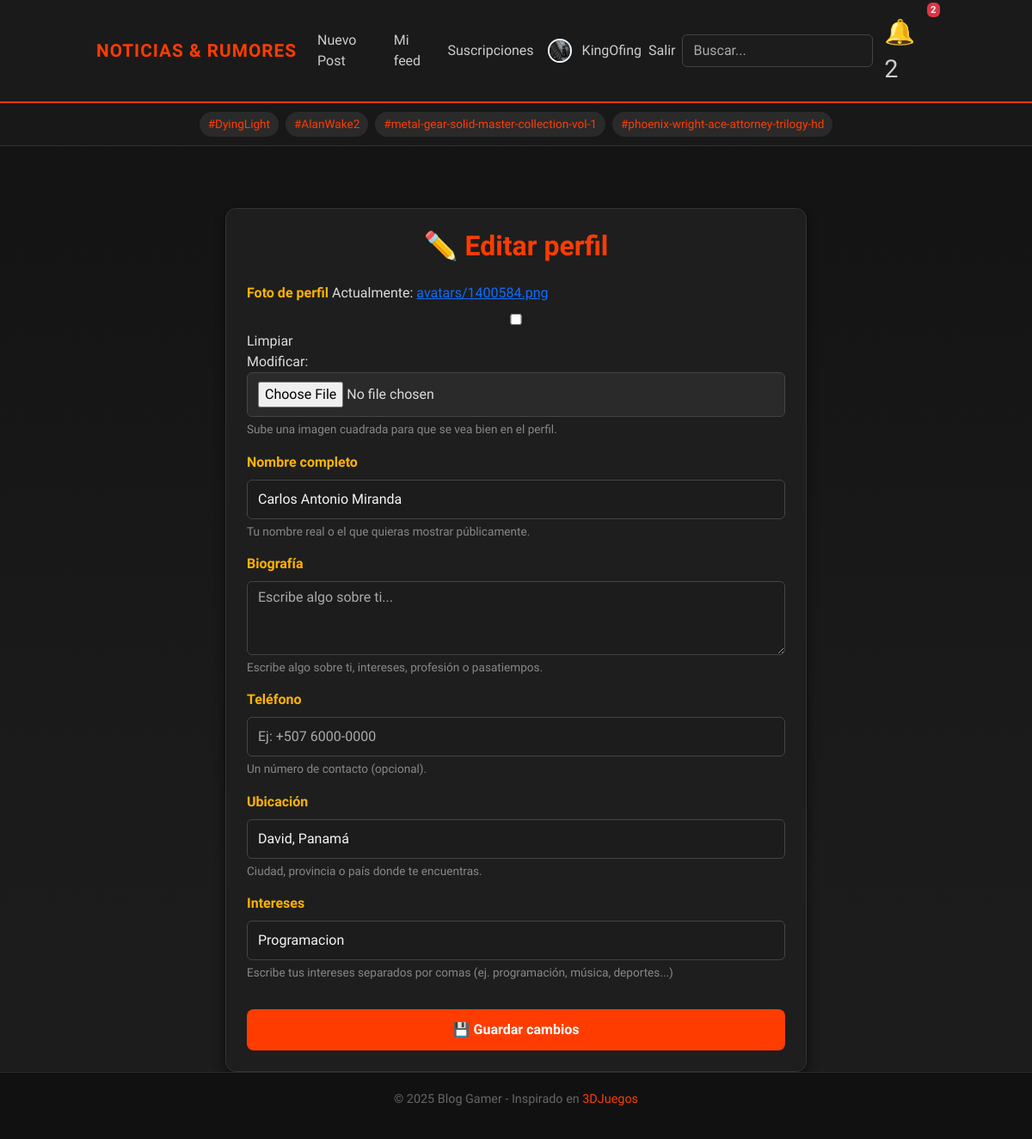
Screenshot of /perfil/editar/ (signed in) with the database file from the repository.
### blog/models.py (models this page shows, shortened)
class Profile(models.Model):
    user = models.OneToOneField(User, on_delete=models.CASCADE, related_name='profile')
    avatar = models.ImageField(upload_to='avatars/', blank=True, null=True)
    bio = models.TextField(blank=True, verbose_name="Biografía")
    name = models.CharField(
        max_length=100, blank=True, null=True,
        verbose_name="Nombre completo",
        help_text="Tu nombre real o el que quieras mostrar públicamente."
    )
    phone = models.CharField(
        max_length=20, blank=True, null=True,
        verbose_name="Teléfono",
        help_text="Número de contacto (opcional)."
    )
    location = models.CharField(
        max_length=100, blank=True, null=True,
        verbose_name="Ubicación",
        help_text="Ciudad o país donde te encuentras."
    )
    interests = models.CharField(
        max_length=255, blank=True, null=True,
        verbose_name="Intereses",
        help_text="Ej: Programación, Música, Deportes..."
    )

### blog/views.py (the view)
# urls.py: path("perfil/editar/", views.profile_edit, name="profile_edit"),
@login_required
def profile_edit(request):
    form = ProfileForm(request.POST or None, request.FILES or None, instance=request.user.profile)
    if form.is_valid():
        form.save()
        messages.success(request, 'Perfil actualizado.')
        return redirect('blog:profile')
    return render(request, 'profile/edit.html', {'form': form})

### blog/forms.py
class ProfileForm(forms.ModelForm):
    class Meta:
        model = Profile
        fields = ["avatar", "name", "bio", "phone", "location", "interests"]
        widgets = {
            "name": forms.TextInput(attrs={"class": "form-control", "placeholder": "Tu nombre completo"}),
            "bio": forms.Textarea(attrs={"class": "form-control", "rows": 3, "placeholder": "Escribe algo sobre ti..."}),
            "phone": forms.TextInput(attrs={"class": "form-control", "placeholder": "Ej: +507 6000-0000"}),
            "location": forms.TextInput(attrs={"class": "form-control", "placeholder": "Ciudad, País"}),
            "interests": forms.TextInput(attrs={"class": "form-control", "placeholder": "Ej: programación, música, deportes"}),
        }

### blog/context_processors.py (called while the page is built)
def unread_notifications(request):
    if request.user.is_authenticated:
        return {
            "unread_count": request.user.notifications.filter(is_read=False).count(),
            "notifications": request.user.notifications.all().order_by("-created_at")[:8],
        }
    return {"unread_count": 0, "notifications": []}

def global_tags(request):
    return {"all_tags": Tag.objects.all()[:15]}

def latest_notifications(request):
    if request.user.is_authenticated:
        return {
            "notifications": request.user.notifications.all().order_by("-created_at")[:8]
        }
    return {"notifications": []}

### blog/models.py (called while the page is built)
    def get_absolute_url(self):
        return reverse('blog:post_detail', args=[self.slug])

### blog/templates/profile/edit.html (shortened to what this page needs)
{% extends 'base.html' %}
{% block content %}
<div class="container mt-5" style="max-width: 700px;">
  <div class="profile-card p-4 mx-auto">
    <h2 class="mb-4 text-center text-gamer">✏️ Editar perfil</h2>
    <form method="post" enctype="multipart/form-data" novalidate>
      <div class="mb-3">
        <label for="id_avatar" class="form-label info-label">Foto de perfil</label>
        {{ form.avatar }}
        <div class="form-text text-muted">Sube una imagen cuadrada para que se vea bien en el perfil.</div>
      </div>
      <div class="mb-3">
        <label for="id_name" class="form-label info-label">Nombre completo</label>
        {{ form.name }}
        <div class="form-text text-muted">Tu nombre real o el que quieras mostrar públicamente.</div>
      </div>
      <div class="mb-3">
        <label for="id_bio" class="form-label info-label">Biografía</label>
        {{ form.bio }}
        <div class="form-text text-muted">Escribe algo sobre ti, intereses, profesión o pasatiempos.</div>
      </div>
      <div class="mb-3">
        <label for="id_phone" class="form-label info-label">Teléfono</label>
        {{ form.phone }}
        <div class="form-text text-muted">Un número de contacto (opcional).</div>
      </div>
      <div class="mb-3">
        <label for="id_location" class="form-label info-label">Ubicación</label>
        {{ form.location }}
        <div class="form-text text-muted">Ciudad, provincia o país donde te encuentras.</div>
      </div>
      <div class="mb-3">
        <label for="id_interests" class="form-label info-label">Intereses</label>
        {{ form.interests }}
        <div class="form-text text-muted">Escribe tus intereses separados por comas (ej. programación, música, deportes...)</div>
      </div>
      <button class="btn-edit w-100 mt-3">💾 Guardar cambios</button>
    </form>
  </div>
</div>
{% endblock %}

### blog/templates/base.html (shortened to what this page needs)
<!doctype html>
<html lang="es">
<head>
  {% load static %}
  <link rel="stylesheet" href="{% static 'css/style.css' %}?v=11">
  <link href="https://cdn.jsdelivr.net/npm/bootstrap@5.3.3/dist/css/bootstrap.min.css" rel="stylesheet">
</head>
<body>
<nav class="navbar navbar-expand-lg navbar-dark">
  <div class="container">
    <a class="navbar-brand" href="{% url 'blog:post_list' %}">Noticias & Rumores</a>
    <div class="collapse navbar-collapse" id="navbarNav">
      <ul class="navbar-nav ms-auto align-items-center">
        {% if user.is_authenticated %}
          <li class="nav-item"><a class="nav-link" href="{% url 'blog:post_create' %}">Nuevo Post</a></li>
          <li class="nav-item"><a class="nav-link" href="{% url 'blog:my_personal_feed' %}">Mi feed</a></li>
          <li class="nav-item"><a class="nav-link" href="{% url 'blog:my_subscriptions' %}">Suscripciones</a></li>
          <li class="nav-item">
            <a class="nav-link d-flex align-items-center" href="{% url 'blog:profile' %}">
              <img src="{% if user.profile.avatar %}{{ user.profile.avatar.url }}{% else %}{% static 'img/default-avatar.png' %}{% endif %}"
                  alt="avatar"
                  width="28" height="28"
                  class="rounded-circle border border-2 border-light me-2">
              <span class="ms-1">{{ user.username }}</span>
            </a>
          </li>
          <li class="nav-item">
            <form method="post" action="{% url 'blog:logout' %}" style="display:inline;">
              <button type="submit" class="nav-link btn btn-link p-0" style="color:#ccc; text-decoration:none;">Salir</button>
            </form>
          </li>
        {% else %}
          <li class="nav-item"><a class="nav-link" href="{% url 'blog:login' %}">Entrar</a></li>
          <li class="nav-item"><a class="nav-link" href="{% url 'blog:signup' %}">Crear cuenta</a></li>
        {% endif %}
        <li class="nav-item">
          <form class="d-flex ms-2" method="get" action="{% url 'blog:search' %}">
            <input class="form-control" type="search" name="q" placeholder="Buscar...">
          </form>
        </li>
        <li class="nav-item">
          <div class="dropdown">
            <a href="#" class="nav-link notif-bell position-relative" id="notifDropdown"
               data-bs-toggle="dropdown" aria-expanded="false">
              🔔
              {% if user.is_authenticated and unread_count > 0 %}
                <span class="badge bg-danger">{{ unread_count }}</span>
                  {% if unread_count > 9 %}9+{% else %}{{ unread_count }}{% endif %}
              {% endif %}
            </a>
          </div>
        </li>
      </ul>
    </div>
  </div>
</nav>
<div class="tags-bar text-center">
  {% for tag in all_tags %}
    {% if tag.slug %}
      <a href="{% url 'blog:post_by_tag' tag.slug %}">#{{ tag.name }}</a>
    {% endif %}
  {% empty %}
    <span class="text-muted">No hay tags todavía</span>
  {% endfor %}
</div>
<div class="container mt-4">
  {% block content %}{% endblock %}
</div>
<footer>
  <div class="container">
    <p>&copy; {{ year|default:2025 }} Blog Gamer - Inspirado en
      <a href="https://www.3djuegos.com/" target="_blank">3DJuegos</a>
    </p>
  </div>
</footer>
</body>
</html>

### static/css/style.css (style rules this page uses)
.notif-bell { position: relative; font-size: 1.8rem; color: #ff3c00 !important; transition: transform 0.2s, text-shadow 0.2s; margin-left: 5px; }
.notif-bell .badge { position: absolute; top: -5px; right: -5px; font-size: 0.7rem; padding: 0.25em 0.4em; }
input[type="text"], input[type="email"], input[type="password"], textarea, select, .form-control { background: #1c1c1c !important; color: #f5f5f5 !important; border: 1px solid #444 !important; border-radius: 6px; padding: 10px 12px; }
input::placeholder, textarea::placeholder { color: #aaa !important; }

### blog/templates/base.html (style rules this page uses)
body { font-family: 'Rajdhani', sans-serif; background: linear-gradient(180deg, #121212, #1c1c1c 80%); color: #ddd; min-height: 100vh; display: flex; flex-direction: column; }
.navbar { background: #1a1a1a !important; border-bottom: 2px solid #ff3c00; position: relative; }
.navbar-brand { font-weight: 700; font-size: 1.3rem; color: #ff3c00 !important; text-transform: uppercase; letter-spacing: 1px; }
.navbar-nav .nav-link { color: #ccc !important; transition: all .2s ease; }
.form-control { background: #2a2a2a; border: 1px solid #444; color: #fff; border-radius: 6px; }
.form-control::placeholder { color: #aaa; }
.notif-bell { position: relative; font-size: 1.8rem; color: #ff3c00 !important; transition: transform 0.2s, text-shadow 0.2s; margin-left: 5px; }
.container { flex: 1; max-width: 1000px; }
.tags-bar { background: #181818; border-bottom: 1px solid #333; padding: 8px 0; }
.tags-bar a { background: #2a2a2a; color: #ff3c00; font-size: 0.85rem; padding: 4px 10px; margin: 2px; border-radius: 20px; text-decoration: none; transition: 0.2s; display: inline-block; }
input[type="text"], input[type="file"], input[type="email"], input[type="password"], textarea, select { background: #2a2a2a; border: 1px solid #444; color: #fff; border-radius: 6px; padding: 10px 12px; width: 100%; transition: all 0.2s ease-in-out; }
button, input[type="submit"] { background: #ff3c00; color: #fff; border: none; border-radius: 6px; padding: 10px 18px; font-weight: bold; cursor: pointer; transition: 0.2s; }
footer { background: #111; color: #666; padding: 20px 0; text-align: center; font-size: 0.9rem; border-top: 1px solid #2a2a2a; }
footer a { color: #ff3c00; text-decoration: none; }
.notif-bell .badge { position: absolute; top: -5px; right: -5px; font-size: 0.7rem; padding: 0.25em 0.4em; }

### blog/templates/profile/edit.html (style rules this page uses)
.profile-card { background: #1e1e1e; border: 1px solid #333; border-radius: 12px; color: #ddd; box-shadow: 0 4px 12px rgba(0,0,0,0.6); }
.text-gamer { color: #ff3c00; font-weight: 700; }
.info-label { color: #ffb300; font-weight: 600; }
input, textarea, select { background: #2a2a2a !important; color: #ddd !important; border: 1px solid #444 !important; border-radius: 8px; padding: 10px; width: 100%; }
.form-text { font-size: 0.85rem; color: #888 !important; }
.btn-edit { background: #ff3c00; border: none; color: #fff; font-weight: 600; padding: 12px; border-radius: 8px; transition: 0.2s; text-decoration: none; display: inline-block; }

### rows the page displays
Tag: name "DyingLight"
Tag: name "AlanWake2"
Tag: name "metal-gear-solid-master-collection-vol-1"
Tag: name "phoenix-wright-ace-attorney-trilogy-hd"
Profile: name "Carlos Antonio Miranda", location "David, Panamá", interests "Programacion"

### other values shown
{{ user.username }} "KingOfing"
{{ unread_count }} "2"
{{ year|default:2025 }} "2025"
